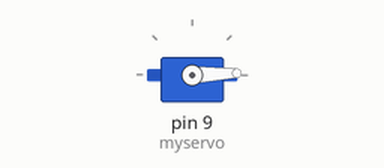
This sketch was run on a simulated Arduino Uno, built with avr-gcc and run on an emulated ATmega328P. On the bench: servo.

Above: at 3.05 s.
At 3.45 s:
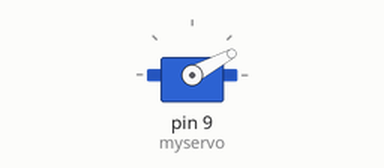
At 3.8 s:
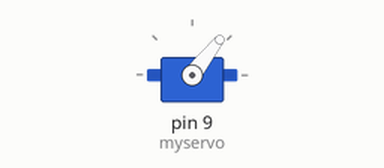
At 4.6 s:
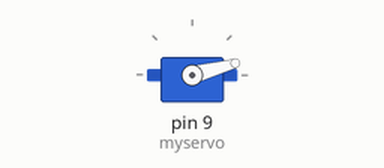
Timing chart, 0 to 7.2 s (numbered marks = the images above):
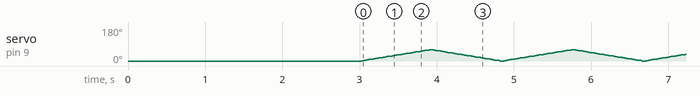

The sketch:

Tea_Steeper.ino
```cpp
//www.elegoo.com
//2016.12.08
#include <Servo.h>

Servo myservo;
int pos = 0;
unsigned long minutes = 60000;                   //Time variable
void setup() {
  delay(3000);                                  //20 seconds to setup after plugging in
  Serial.begin(9600);
  myservo.attach(9);
}
void loop() {
  if (millis() < minutes * 2) {                  //sets 2 minute timer
    for (pos = 0; pos <= 60; pos += 1) {         //first position
      myservo.write(pos);
      delay(15);                                 //time until second position
    }
    for (pos = 60; pos >= 0; pos -= 1) {         //second position
      myservo.write(pos);
      delay(15);                                 //time until first position
    }
  }
  else{                                          //timer is done
  }
 }
```
